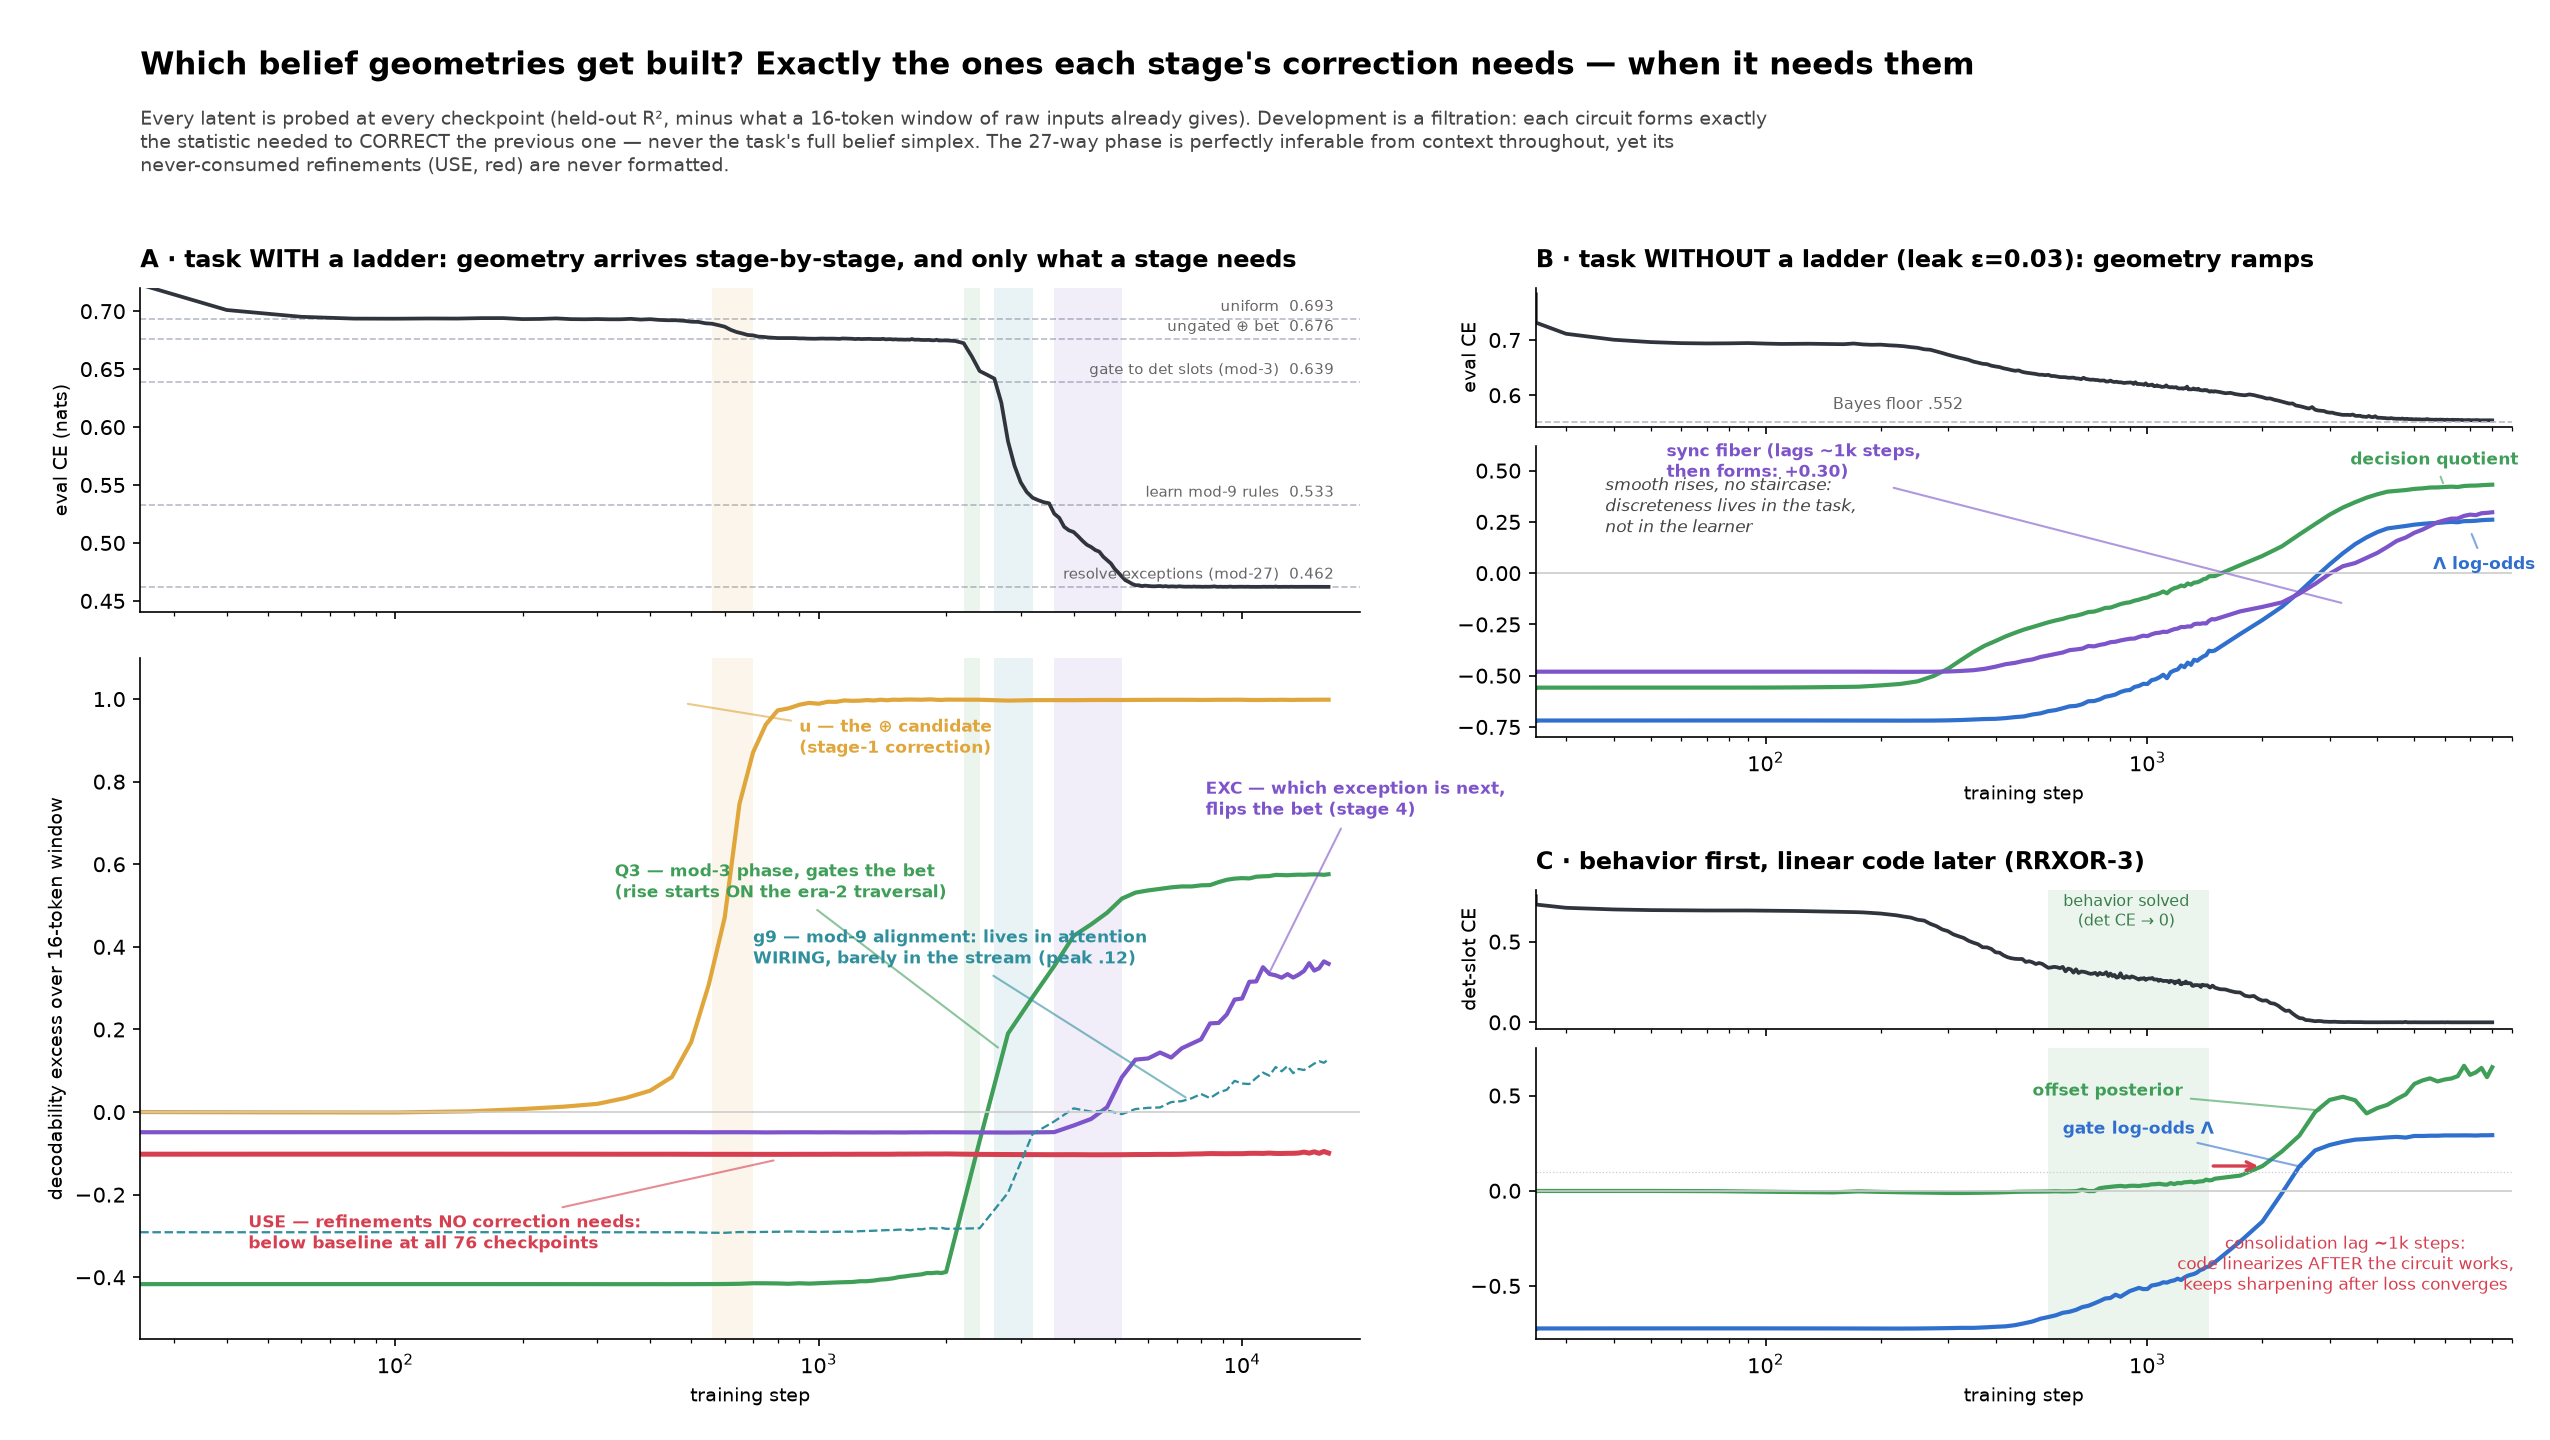

Here is the Python script that generated this plot:
"""Explainer figure for the correction-conditional geometry result (PREREG5/RESULTS5)."""
import json, os
import numpy as np
import matplotlib
matplotlib.use("Agg")
import matplotlib.pyplot as plt

base = os.path.dirname(os.path.abspath(__file__))
def load(r):
    d = json.load(open(os.path.join(base, "runs", r, "corrprobe.json")))
    ev = [json.loads(l) for l in open(os.path.join(base, "runs", r, "eval.jsonl"))]
    return d, ev

m27, m27ev = load("m27_nl6_seed1")
fx, fxev = load("fx0.03_seed0")
r3, r3ev = load("seed0")

def xs(steps):
    s = np.array(steps, dtype=float); s[s < 25] = 25; return s

C = {"u": "#e0a63b", "Q3": "#3f9e58", "EXC": "#7d54c9", "USE": "#d63f4f",
     "g9": "#2f8f9d", "Lam": "#2f6fce", "Q": "#3f9e58", "F": "#7d54c9",
     "loss": "#30343c"}
ERAS_M27 = [(560, 700), (2200, 2400), (2600, 3200), (3600, 5200)]
ERA_COL = ["#e0a63b", "#3f9e58", "#2f8f9d", "#7d54c9"]

fig = plt.figure(figsize=(17, 9.6), facecolor="white")
gs = fig.add_gridspec(2, 2, width_ratios=[1.25, 1], hspace=0.34, wspace=0.16,
                      left=0.055, right=0.985, top=0.80, bottom=0.07)

def two_strip(cell):
    sub = cell.subgridspec(2, 1, height_ratios=[1, 2.1], hspace=0.09)
    a0, a1 = fig.add_subplot(sub[0]), fig.add_subplot(sub[1])
    a0.tick_params(labelbottom=False)
    for a in (a0, a1):
        a.set_xscale("log")
        a.spines[["top", "right"]].set_visible(False)
    return a0, a1

# ============ Panel A: matryoshka staircase + kill shot ============
aL, aD = two_strip(gs[:, 0])
st = xs([e["step"] for e in m27ev]); ce = [e["ce_avg"] for e in m27ev]
aL.plot(st, ce, color=C["loss"], lw=1.8)
RUNGS = [(0.6931, "uniform"), (0.6758, "ungated ⊕ bet"), (0.6386, "gate to det slots (mod-3)"),
         (0.5328, "learn mod-9 rules"), (0.4621, "resolve exceptions (mod-27)")]
for v, lab in RUNGS:
    aL.axhline(v, color="#b8bcc6", ls="--", lw=0.8, zorder=0)
    aL.text(16500, v + 0.004, f"{lab}  {v:.3f}", fontsize=7.2, va="bottom",
            ha="right", color="#666")
aL.set_xlim(25, 19000); aL.set_ylim(0.44, 0.72)
aL.set_ylabel("eval CE (nats)", fontsize=9)
aL.set_title("A · task WITH a ladder: geometry arrives stage-by-stage, and only what a stage needs",
             fontsize=11.5, loc="left", pad=10, fontweight="bold")
sm = xs(m27["steps"])
series = {"u": np.array(m27["traj"]["u"]) - m27["traj"]["u"][0],
          "Q3": np.array(m27["traj"]["Q3"]), "EXC": np.array(m27["traj"]["EXC"]),
          "g9": np.array(m27["traj"]["g9"]), "USE": np.array(m27["traj"]["USE"])}
for k in ("u", "Q3", "EXC", "USE"):
    aD.plot(sm, series[k], color=C[k], lw=2.4 if k == "USE" else 2.0)
aD.plot(sm, series["g9"], color=C["g9"], lw=1.1, ls="--")
for ax in (aL, aD):
    for (s0, s1), c in zip(ERAS_M27, ERA_COL):
        ax.axvspan(s0, s1, color=c, alpha=0.10, lw=0)
aD.axhline(0, color="#ccc", lw=0.8)
aD.set_xlim(25, 19000); aD.set_ylim(-0.55, 1.1)
aD.set_ylabel("decodability excess over 16-token window", fontsize=9)
aD.set_xlabel("training step", fontsize=9)
ann = [("u — the ⊕ candidate\n(stage-1 correction)", C["u"], 900, 0.87, 480, 0.99),
       ("Q3 — mod-3 phase, gates the bet\n(rise starts ON the era-2 traversal)", C["Q3"],
        330, 0.52, 2700, 0.15),
       ("EXC — which exception is next,\nflips the bet (stage 4)", C["EXC"],
        8200, 0.72, 11500, 0.33),
       ("g9 — mod-9 alignment: lives in attention\nWIRING, barely in the stream (peak .12)",
        C["g9"], 700, 0.36, 7500, 0.03),
       ("USE — refinements NO correction needs:\nbelow baseline at all 76 checkpoints",
        C["USE"], 45, -0.33, 800, -0.115)]
for txt, c, tx, ty, ax_, ay in ann:
    aD.annotate(txt, xy=(ax_, ay), xytext=(tx, ty), fontsize=8.4, color=c,
                fontweight="bold", ha="left",
                arrowprops=dict(arrowstyle="-", color=c, lw=1.0, alpha=0.6))

# ============ Panel B: leaky = continuous limit ============
bL, bD = two_strip(gs[0, 1])
st = xs([e["step"] for e in fxev]); ce = [e["ce_avg"] for e in fxev]
bL.plot(st, ce, color=C["loss"], lw=1.8)
bL.axhline(0.5516, color="#b8bcc6", ls="--", lw=0.8)
bL.text(150, 0.575, "Bayes floor .552", fontsize=7.6, color="#666", ha="left")
bL.set_xlim(25, 9000); bL.set_ylabel("eval CE", fontsize=9)
bL.set_title("B · task WITHOUT a ladder (leak ε=0.03): geometry ramps",
             fontsize=11.5, loc="left", pad=10, fontweight="bold")
sf = xs(fx["steps"])
for k, lab, xy, tip in [("Lam", "Λ log-odds", (5600, 0.02), (7000, 0.21)),
                        ("Q", "decision quotient", (3400, 0.53), (6000, 0.42)),
                        ("F", "sync fiber (lags ~1k steps,\nthen forms: +0.30)", (55, 0.47),
                         (3300, -0.15))]:
    D = np.array(fx["traj"][k])
    bD.plot(sf, D, color=C[k], lw=2.0)
    bD.annotate(lab, xy=tip, xytext=xy, fontsize=8.2, color=C[k], fontweight="bold",
                arrowprops=dict(arrowstyle="-", color=C[k], lw=1.0, alpha=0.6))
bD.axhline(0, color="#ccc", lw=0.8)
bD.set_xlim(25, 9000); bD.set_ylim(-0.8, 0.62)
bD.set_xlabel("training step", fontsize=9)
bD.text(38, 0.20, "smooth rises, no staircase:\ndiscreteness lives in the task,\nnot in the learner",
        fontsize=8.4, color="#444", style="italic")

# ============ Panel C: consolidation lag ============
cL, cD = two_strip(gs[1, 1])
st = xs([e["step"] for e in r3ev]); ce2 = [e["ce2"] for e in r3ev]
cL.plot(st, ce2, color=C["loss"], lw=1.8)
cL.axvspan(550, 1450, color="#3f9e58", alpha=0.10, lw=0)
cL.text(880, 0.60, "behavior solved\n(det CE → 0)", fontsize=7.8, color="#3a7d4c", ha="center")
cL.set_xlim(25, 9000); cL.set_ylabel("det-slot CE", fontsize=9)
cL.set_title("C · behavior first, linear code later (RRXOR-3)",
             fontsize=11.5, loc="left", pad=10, fontweight="bold")
sr = xs(r3["steps"])
for k, lab, xy, tip in [("Q3", "offset posterior", (500, 0.50), (2900, 0.42)),
                        ("Lam", "gate log-odds Λ", (600, 0.30), (2600, 0.12))]:
    D = np.array(r3["traj"][k])
    cD.plot(sr, D, color=C[k], lw=2.0)
    cD.annotate(lab, xy=tip, xytext=xy, fontsize=8.2, color=C[k], fontweight="bold",
                arrowprops=dict(arrowstyle="-", color=C[k], lw=1.0, alpha=0.6))
cD.axvspan(550, 1450, color="#3f9e58", alpha=0.10, lw=0)
cD.axhline(0, color="#ccc", lw=0.8); cD.axhline(0.10, color="#ccc", lw=0.6, ls=":")
cD.annotate("", xy=(2000, 0.13), xytext=(1450, 0.13),
            arrowprops=dict(arrowstyle="->", color="#d63f4f", lw=1.6))
cD.text(3300, -0.52, "consolidation lag ~1k steps:\ncode linearizes AFTER the circuit works,\nkeeps sharpening after loss converges",
        fontsize=8.2, color="#d63f4f", ha="center")
cD.set_xlim(25, 9000); cD.set_ylim(-0.78, 0.75)
cD.set_xlabel("training step", fontsize=9)

fig.suptitle("Which belief geometries get built? Exactly the ones each stage's correction needs — when it needs them",
             fontsize=15, fontweight="bold", x=0.055, ha="left", y=0.965)
fig.text(0.055, 0.925,
         "Every latent is probed at every checkpoint (held-out R², minus what a 16-token window of raw inputs already gives). Development is a filtration: each circuit forms exactly\n"
         "the statistic needed to CORRECT the previous one — never the task's full belief simplex. The 27-way phase is perfectly inferable from context throughout, yet its\n"
         "never-consumed refinements (USE, red) are never formatted.",
         fontsize=9.3, color="#444", va="top")
fig.savefig(os.path.join(base, "corrfig.png"), dpi=150)
print("saved corrfig.png")
